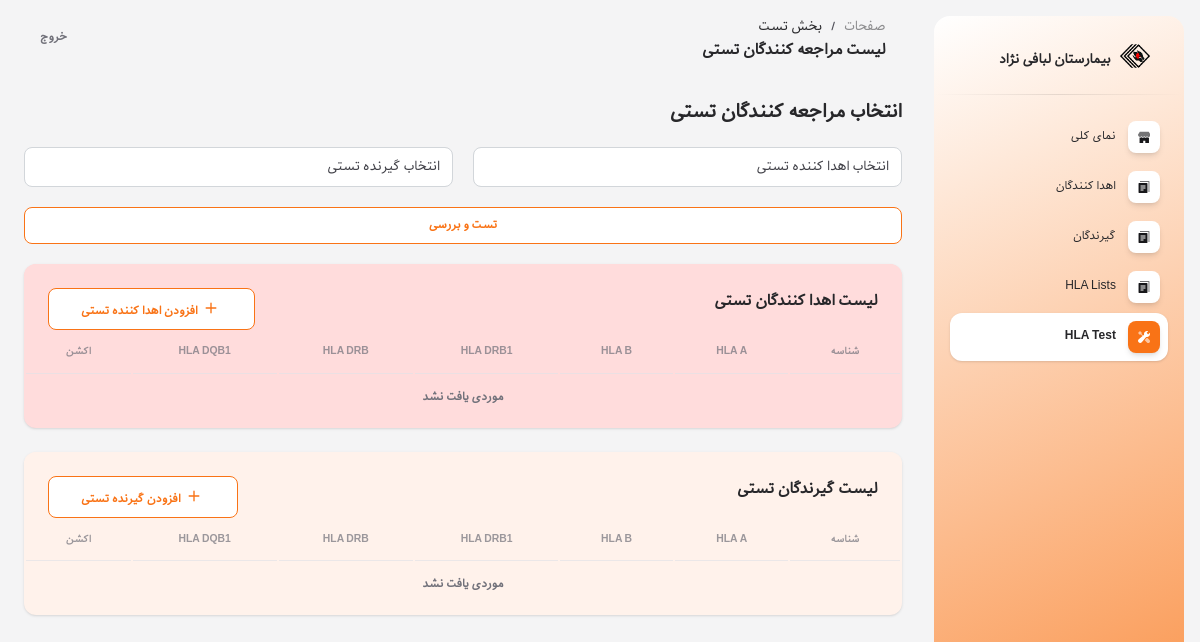
The app's page /hla-test/ (signed in), older data.
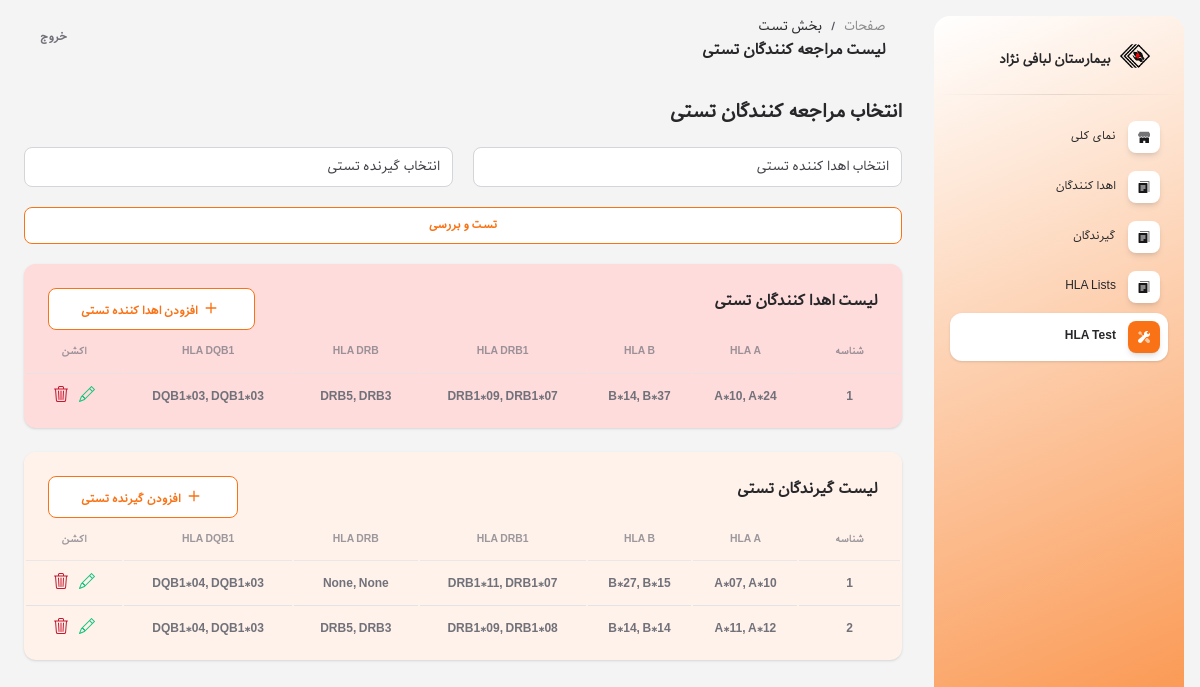
The same page, newer data.
### referees/models.py (models this page shows)
class DonorTest(models.Model):
    hla_a_1 = models.ForeignKey(HlaA, on_delete=models.DO_NOTHING, verbose_name='HLA A (allele 1)', related_name='hla_a_1_donor_test')
    hla_a_2 = models.ForeignKey(HlaA, on_delete=models.DO_NOTHING, verbose_name='HLA A (allele 2)', related_name='hla_a_2_donor_test')
    hla_b_1 = models.ForeignKey(HlaB, on_delete=models.DO_NOTHING, verbose_name='HLA B (allele 1)', related_name='hla_b_1_donor_test')
    hla_b_2 = models.ForeignKey(HlaB, on_delete=models.DO_NOTHING, verbose_name='HLA B (allele 2)', related_name='hla_b_2_donor_test')
    hla_drb1_1 = models.ForeignKey(HlaDRB1, on_delete=models.DO_NOTHING, verbose_name='HLA DRB1 (allele 1)', related_name='hla_drb1_1_donor_test')
    hla_drb1_2 = models.ForeignKey(HlaDRB1, on_delete=models.DO_NOTHING, verbose_name='HLA DRB1 (allele 2)', related_name='hla_drb1_2_donor_test')
    hla_drb_1 = models.ForeignKey(HlaDRB, on_delete=models.DO_NOTHING, verbose_name='HLA DRB (allele 1)', null=True, blank=True, related_name='hla_drb_1_donor_test')
    hla_drb_2 = models.ForeignKey(HlaDRB, on_delete=models.DO_NOTHING, verbose_name='HLA DRB (allele 2)', null=True, blank=True, related_name='hla_drb_2_donor_test')
    hla_dqb1_1 = models.ForeignKey(HlaDQB1, on_delete=models.DO_NOTHING, verbose_name='HLA DQB1 (allele 1)', related_name='hla_dqb1_1_donor_test')
    hla_dqb1_2 = models.ForeignKey(HlaDQB1, on_delete=models.DO_NOTHING, verbose_name='HLA DQB1 (allele 2)', related_name='hla_dqb1_2_donor_test')
    class Meta:
        verbose_name = 'اهدا کننده تستی'
        verbose_name_plural = 'اهدا کنندگان تستی'

class HlaA(models.Model):
    type_choices = [
        ('1', 'COMMON'),
        ('2', 'INTERMEDIATE'),
        ('3', 'UNCOMMON'),
    ]
    value = models.CharField(verbose_name='HLA A', max_length=20, unique=True)
    type = models.CharField(max_length=1, choices=type_choices)
    def __str__(self):
        return self.value

class HlaB(models.Model):
    type_choices = [
        ('1', 'COMMON'),
        ('2', 'INTERMEDIATE'),
        ('3', 'UNCOMMON'),
    ]
    value = models.CharField(verbose_name='HLA B', max_length=20, unique=True)
    type = models.CharField(max_length=1, choices=type_choices)
    def __str__(self):
        return self.value

class HlaDRB1(models.Model):
    type_choices = [
        ('1', 'COMMON'),
        ('2', 'INTERMEDIATE'),
        ('3', 'UNCOMMON'),
    ]
    value = models.CharField(verbose_name='HLA DRB1', max_length=20, unique=True)
    type = models.CharField(max_length=1, choices=type_choices)
    def __str__(self):
        return self.value

class HlaDRB(models.Model):
    value = models.CharField(verbose_name='HLA DRB', max_length=20, unique=True)
    def __str__(self):
        return self.value

class HlaDQB1(models.Model):
    type_choices = [
        ('1', 'COMMON'),
        ('2', 'INTERMEDIATE'),
        ('3', 'UNCOMMON'),
    ]
    value = models.CharField(verbose_name='HLA DQB1', max_length=20, unique=True)
    type = models.CharField(max_length=1, choices=type_choices)
    def __str__(self):
        return self.value

class RecipientTest(models.Model):
    hla_a_1 = models.ForeignKey(HlaA, on_delete=models.DO_NOTHING, verbose_name='HLA A (allele 1)', related_name='hla_a_1_recipient_test')
    hla_a_2 = models.ForeignKey(HlaA, on_delete=models.DO_NOTHING, verbose_name='HLA A (allele 2)', related_name='hla_a_2_recipient_test')
    hla_b_1 = models.ForeignKey(HlaB, on_delete=models.DO_NOTHING, verbose_name='HLA B (allele 1)', related_name='hla_b_1_recipient_test')
    hla_b_2 = models.ForeignKey(HlaB, on_delete=models.DO_NOTHING, verbose_name='HLA B (allele 2)', related_name='hla_b_2_recipient_test')
    hla_drb1_1 = models.ForeignKey(HlaDRB1, on_delete=models.DO_NOTHING, verbose_name='HLA DRB1 (allele 1)', related_name='hla_drb1_1_recipient_test')
    hla_drb1_2 = models.ForeignKey(HlaDRB1, on_delete=models.DO_NOTHING, verbose_name='HLA DRB1 (allele 2)', related_name='hla_drb1_2_recipient_test')
    hla_drb_1 = models.ForeignKey(HlaDRB, on_delete=models.DO_NOTHING, verbose_name='HLA DRB (allele 1)', null=True, blank=True, related_name='hla_drb_1_recipient_test')
    hla_drb_2 = models.ForeignKey(HlaDRB, on_delete=models.DO_NOTHING, verbose_name='HLA DRB (allele 2)', null=True, blank=True, related_name='hla_drb_2_recipient_test')
    hla_dqb1_1 = models.ForeignKey(HlaDQB1, on_delete=models.DO_NOTHING, verbose_name='HLA DQB1 (allele 1)', related_name='hla_dqb1_1_recipient_test')
    hla_dqb1_2 = models.ForeignKey(HlaDQB1, on_delete=models.DO_NOTHING, verbose_name='HLA DQB1 (allele 2)', related_name='hla_dqb1_2_recipient_test')
    class Meta:
        verbose_name = 'گیرنده تستی'
        verbose_name_plural = 'گیرندگان تستی'

### referees/views.py (the view)
# urls.py: path('hla-test/', referees_test_lists, name='referees_test_lists'),
@login_required
def referees_test_lists(request):
    donor_tests = DonorTest.objects.all()
    recipient_tests = RecipientTest.objects.all()
    donor_test_selected = None
    recipient_test_selected = None
    rdts = request.GET.get('donor_test_selected')
    rrts = request.GET.get('recipient_test_selected')
    if rdts and rrts:
        donor_test_selected = donor_tests.get(id=rdts)
        recipient_test_selected = recipient_tests.get(id=rrts)
    context = {
        'donor_tests': donor_tests,
        'recipient_tests': recipient_tests,
        'donor': donor_test_selected,
        'recipient': recipient_test_selected,
    }
    return render(request, 'test/referees_test_lists.html', context)

### templates/test/referees_test_lists.html (shortened to what the changed rows need)
{% extends 'base.html' %}
{% load static %}
{% block contain %}
<div class="row">
    <div class="col-12">
        <div class="card mb-4" style="background-color: #FFDCDC;">
            <div class="card-body px-0 pt-0 pb-2">
                <div class="table-responsive p-0">
                    <table class="table align-items-center mb-0">
                        <thead>
                            <tr>
                                <th
                                    class="text-center text-uppercase text-secondary text-xxs font-weight-bolder opacity-7">
                                    شناسه</th>
                                <th
                                    class="text-center text-uppercase text-secondary text-xxs font-weight-bolder opacity-7">
                                    HLA A</th>
                                <th
                                    class="text-center text-uppercase text-secondary text-xxs font-weight-bolder opacity-7">
                                    HLA B</th>
                                <th
                                    class="text-center text-uppercase text-secondary text-xxs font-weight-bolder opacity-7">
                                    HLA DRB1</th>
                                <th
                                    class="text-center text-uppercase text-secondary text-xxs font-weight-bolder opacity-7">
                                    HLA DRB</th>
                                <th
                                    class="text-center text-uppercase text-secondary text-xxs font-weight-bolder opacity-7">
                                    HLA DQB1</th>
                                <th
                                    class="text-center text-uppercase text-secondary text-xxs font-weight-bolder opacity-7">
                                    اکشن</th>
                            </tr>
                        </thead>
                        <tbody>
                            {% if donor_tests %}
                            {% for donor_test in donor_tests %}
                            <tr>
                                <td class="align-middle text-center">
                                    <span class="text-secondary text-xs font-weight-bold">{{ donor_test.id }}</span>
                                </td>
                                <td class="align-middle text-center">
                                    <span class="text-secondary text-xs font-weight-bold">{{ donor_test.hla_a_1 }}, {{ donor_test.hla_a_2 }}</span>
                                </td>
                                <td class="align-middle text-center">
                                    <span class="text-secondary text-xs font-weight-bold">{{ donor_test.hla_b_1 }}, {{ donor_test.hla_b_2 }}</span>
                                </td>
                                <td class="align-middle text-center">
                                    <span class="text-secondary text-xs font-weight-bold">{{ donor_test.hla_drb1_1 }}, {{ donor_test.hla_drb1_2 }}</span>
                                </td>
                                <td class="align-middle text-center">
                                    <span class="text-secondary text-xs font-weight-bold">{{ donor_test.hla_drb_1 }}, {{ donor_test.hla_drb_2 }}</span>
                                </td>
                                <td class="align-middle text-center">
                                    <span class="text-secondary text-xs font-weight-bold">{{ donor_test.hla_dqb1_1 }}, {{ donor_test.hla_dqb1_2 }}</span>
                                </td>
                                <td class="align-middle text-center">
                                    <a href="{% url 'donor_test_update' donor_test.id %}" title="ویرایش" style="padding: 0 4px;">
                                        <span class="text-secondary text-xs font-weight-bold">
                                        </span>
                                    </a>
                                    <a href="{% url 'donor_test_delete' donor_test.id %}" title="حذف" style="padding: 0 4px;">
                                        <span class="text-secondary text-xs font-weight-bold">
                                        </span>
                                    </a>
                                </td>
                            </tr>
                            {% endfor %}
                            {% else %}
                            <tr>
                                <td colspan="7" class="align-middle text-center">
                                    <span class="text-secondary text-xs font-weight-bold">موردی یافت نشد</span>
                                </td>
                            </tr>
                            {% endif %}
                        </tbody>
                    </table>
                </div>
            </div>
        </div>
    </div>
    <div class="col-12">
        <div class="card mb-4" style="background-color: #FFF2EB;">
            <div class="card-body px-0 pt-0 pb-2">
                <div class="table-responsive p-0">
                    <table class="table align-items-center mb-0">
                        <thead>
                            <tr>
                                <th
                                    class="text-center text-uppercase text-secondary text-xxs font-weight-bolder opacity-7">
                                    شناسه</th>
                                <th
                                    class="text-center text-uppercase text-secondary text-xxs font-weight-bolder opacity-7">
                                    HLA A</th>
                                <th
                                    class="text-center text-uppercase text-secondary text-xxs font-weight-bolder opacity-7">
                                    HLA B</th>
                                <th
                                    class="text-center text-uppercase text-secondary text-xxs font-weight-bolder opacity-7">
                                    HLA DRB1</th>
                                <th
                                    class="text-center text-uppercase text-secondary text-xxs font-weight-bolder opacity-7">
                                    HLA DRB</th>
                                <th
                                    class="text-center text-uppercase text-secondary text-xxs font-weight-bolder opacity-7">
                                    HLA DQB1</th>
                                <th
                                    class="text-center text-uppercase text-secondary text-xxs font-weight-bolder opacity-7">
                                    اکشن</th>
                            </tr>
                        </thead>
                        <tbody>
                            {% if recipient_tests %}
                            {% for recipient_test in recipient_tests %}
                            <tr>
                                <td class="align-middle text-center">
                                    <span class="text-secondary text-xs font-weight-bold">{{ recipient_test.id }}</span>
                                </td>
                                <td class="align-middle text-center">
                                    <span class="text-secondary text-xs font-weight-bold">{{ recipient_test.hla_a_1 }}, {{ recipient_test.hla_a_2 }}</span>
                                </td>
                                <td class="align-middle text-center">
                                    <span class="text-secondary text-xs font-weight-bold">{{ recipient_test.hla_b_1 }}, {{ recipient_test.hla_b_2 }}</span>
                                </td>
                                <td class="align-middle text-center">
                                    <span class="text-secondary text-xs font-weight-bold">{{ recipient_test.hla_drb1_1 }}, {{ recipient_test.hla_drb1_2 }}</span>
                                </td>
                                <td class="align-middle text-center">
                                    <span class="text-secondary text-xs font-weight-bold">{{ recipient_test.hla_drb_1 }}, {{ recipient_test.hla_drb_2 }}</span>
                                </td>
                                <td class="align-middle text-center">
                                    <span class="text-secondary text-xs font-weight-bold">{{ recipient_test.hla_dqb1_1 }}, {{ recipient_test.hla_dqb1_2 }}</span>
                                </td>
                                <td class="align-middle text-center">
                                    <a href="{% url 'recipient_test_update' recipient_test.id %}" title="ویرایش" style="padding: 0 4px;">
                                        <span class="text-secondary text-xs font-weight-bold">
                                        </span>
                                    </a>
                                    <a href="{% url 'recipient_test_delete' recipient_test.id %}" title="حذف" style="padding: 0 4px;">
                                        <span class="text-secondary text-xs font-weight-bold">
                                        </span>
                                    </a>
                                </td>
                            </tr>
                            {% endfor %}
                            {% else %}
                            <tr>
                                <td colspan="7" class="align-middle text-center">
                                    <span class="text-secondary text-xs font-weight-bold">موردی یافت نشد</span>
                                </td>
                            </tr>
                            {% endif %}
                        </tbody>
                    </table>
                </div>
            </div>
        </div>
    </div>
</div>
{% endblock %}

Row changes from the older to the newer data that the page shows:
added DonorTest: id "1", hla_a_1 "A*10", hla_a_2 "A*24", hla_b_1 "B*14", hla_b_2 "B*37", hla_drb1_1 "DRB1*09", hla_drb1_2 "DRB1*07", hla_drb_1 "DRB5", hla_drb_2 "DRB3", hla_dqb1_1 "DQB1*03", hla_dqb1_2 "DQB1*03"
added RecipientTest: id "1", hla_a_1 "A*07", hla_a_2 "A*10", hla_b_1 "B*27", hla_b_2 "B*15", hla_drb1_1 "DRB1*11", hla_drb1_2 "DRB1*07", hla_drb_1 "None", hla_drb_2 "None", hla_dqb1_1 "DQB1*04", hla_dqb1_2 "DQB1*03"
added RecipientTest: id "2", hla_a_1 "A*11", hla_a_2 "A*12", hla_b_1 "B*14", hla_b_2 "B*14", hla_drb1_1 "DRB1*09", hla_drb1_2 "DRB1*08", hla_drb_1 "DRB5", hla_drb_2 "DRB3", hla_dqb1_1 "DQB1*04", hla_dqb1_2 "DQB1*03"
Text that changed along with them:
text no longer shown: "موردی یافت نشد موردی یافت نشد"
